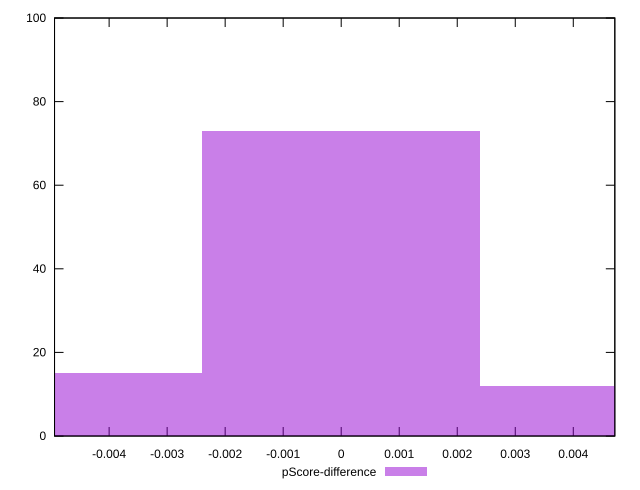

Reproduce this figure in gnuplot.
reset

$pScoreDifference <<EOF
0 73
0.004790897003802389 12
-0.004790897003802389 15
EOF

set key outside below
set boxwidth 0.004790897003802389
set xrange [-0.004940790880772816:0.004715967852553099]
set yrange [0:100]
set trange [0:100]
set style fill transparent solid 0.5 noborder
set terminal svg size 640, 490 enhanced background rgb 'white'
set output "report_00019_2021-02-10T18-14-37.922Z//estimated-input-latency/samples/pages+cached/pScore-difference/histogram.svg"

plot $pScoreDifference title "pScore-difference" with boxes

reset
